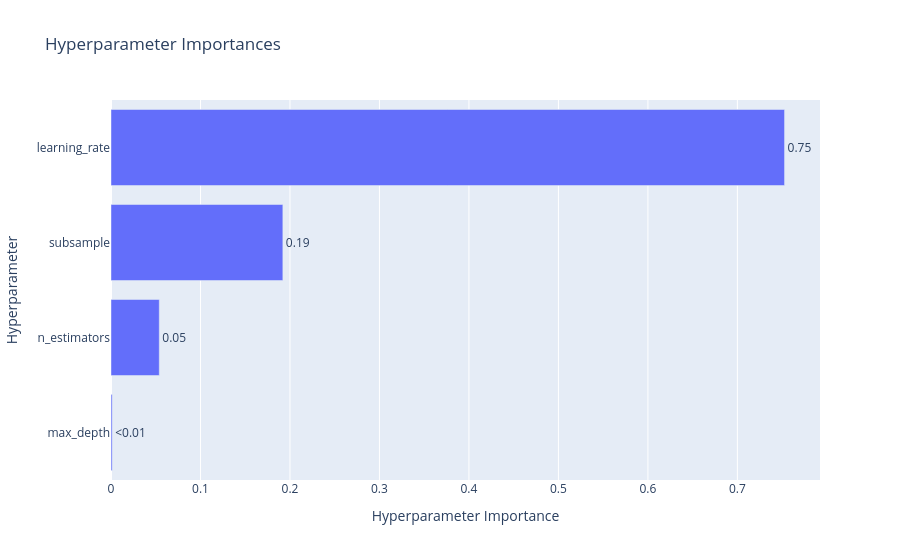

Notebook source saved alongside this figure:
### Code cell
# Plot parameter importances
plot_param_importances(study)

### Figure 1 — Plotly figure (JSON) as saved in the notebook; plotly's stock layout.template omitted (floating-point values rounded to 4 significant figures)
{"data": [{"cliponaxis": false, "hovertemplate": ["max_depth (IntDistribution): 0.0013149739936913643<extra></extra>", "n_estimators (IntDistribution): 0.053939571668217515<extra></extra>", "subsample (FloatDistribution): 0.19204344914434987<extra></extra>", "learning_rate (FloatDistribution): 0.7527020051937412<extra></extra>"], "name": "Objective Value", "orientation": "h", "text": ["<0.01", "0.05", "0.19", "0.75"], "textposition": "outside", "type": "bar", "x": [0.001315, 0.05394, 0.192, 0.7527], "y": ["max_depth", "n_estimators", "subsample", "learning_rate"]}], "layout": {"title": {"text": "Hyperparameter Importances"}, "xaxis": {"title": {"text": "Hyperparameter Importance"}}, "yaxis": {"title": {"text": "Hyperparameter"}}}}
